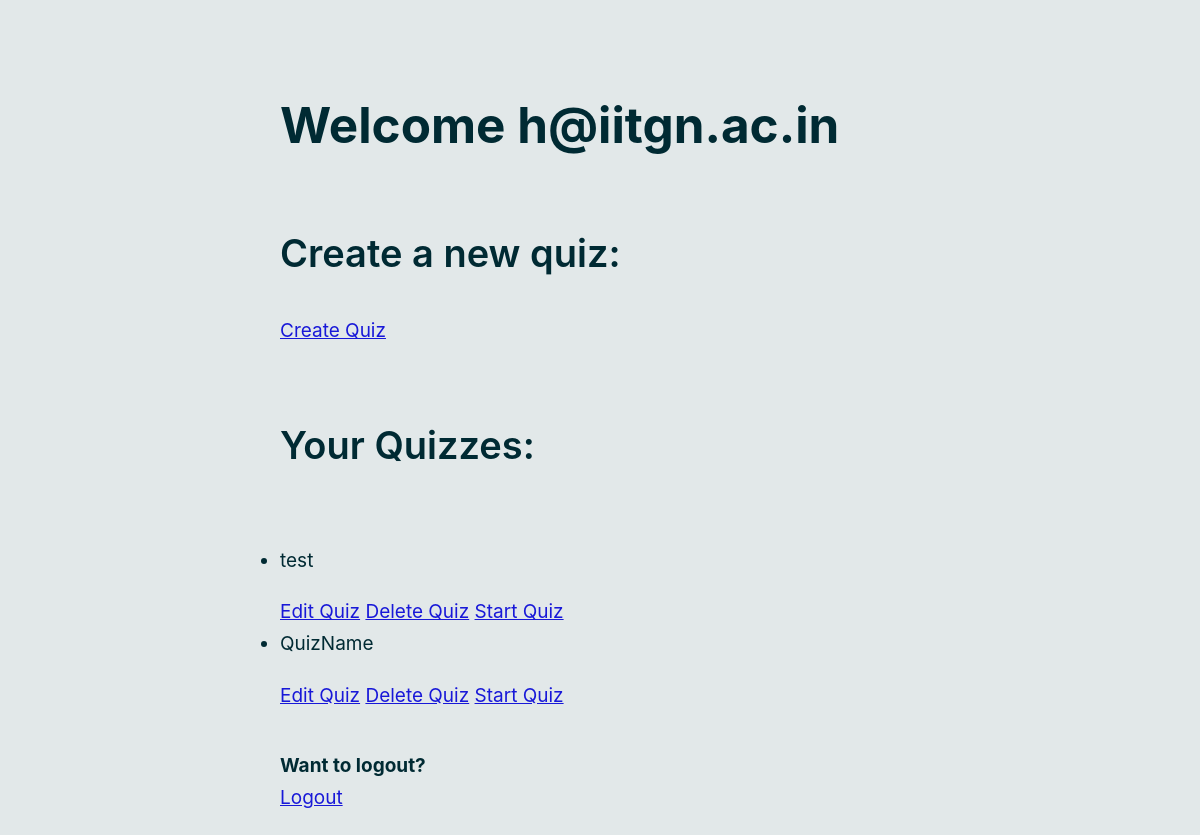
The page /admin_dashboard (signed in) on the database its author committed.
### tables this page shows
CREATE TABLE Admins(
    admin_id INTEGER PRIMARY KEY AUTOINCREMENT,
    username TEXT UNIQUE NOT NULL,
    email_id UNIQUE NOT NULL,
    password TEXT NOT NULL
);

CREATE TABLE Quizzes(
    quiz_id INTEGER PRIMARY KEY NOT NULL,
    quiz_name TEXT NOT NULL,
    admin_id INTEGER,
    start_time TIMESTAMP,
    appr_num INTEGER,
    FOREIGN KEY (admin_id) REFERENCES Admins (admin_id) ON DELETE CASCADE
);

### quiz_app/interface.py (the view)
@bp.route('/admin_dashboard', methods=('GET', 'POST'))
@admin_login_required
def admin_dashboard():
    Quizzes = get_db().execute(
        'SELECT * FROM Quizzes WHERE admin_id = ?', (g.admin['admin_id'],)
    ).fetchall()
    return render_template('admin_dashboard.html', Quizzes=Quizzes)

### quiz_app/auth.py (called while the page is built)
@bp.before_app_request
def load_logged_in_user():
    user_id = session.get('user_id')
    admin_id = session.get('admin_id')
    if admin_id is None:
        g.admin = None
    else:
        g.admin = get_db().execute(
            'SELECT * FROM Admins WHERE admin_id = ?', (admin_id,)
        ).fetchone()
    if user_id is None:
        g.user = None
    else:
        g.user = get_db().execute(
            'SELECT * FROM Users WHERE id = ?', (user_id,)
        ).fetchone()

def admin_login_required(view):
    @functools.wraps(view)
    def wrapped_view(**kwargs):
        if g.admin is None:
            return redirect(url_for('auth.login_admin'))
        return view(**kwargs)
    return wrapped_view

### quiz_app/db.py (called while the page is built)
def get_db():
    if 'db' not in g:
        g.db = sqlite3.connect(
            current_app.config['DATABASE'],
            detect_types=sqlite3.PARSE_DECLTYPES
        )
        g.db.row_factory = sqlite3.Row
    return g.db

### templates/admin_dashboard.html (shortened to what this page needs)
{% extends 'base.html' %}
    {% block content %}
    <h1>Welcome {{g.admin['username']}}</h1>
    <h2>Create a new quiz:</h2>
    <a href="{{url_for('quiz.create')}}" type="button" class="btn btn-outline-success">Create Quiz</a>
    <h2>Your Quizzes:</h2>
    <div class="your_quizzes">
        <ul>
            {% for quiz in Quizzes %}
                {% if quiz['admin_id'] == g.admin['admin_id'] %}
                    <li>{{quiz['quiz_name']}}</li>
                    <a href="{{url_for('quiz.add_questions',quiz_id=quiz['quiz_id'])}}" type="button" class="btn btn-outline-success">Edit Quiz</a>
                    <a href="{{url_for('quiz.delete_quiz',quiz_id=quiz['quiz_id'])}}" type="button" class="btn btn-outline-danger">Delete Quiz</a>
                    <a href="{{url_for('approve.appr_num',quiz_id=quiz['quiz_id'])}}" type="button" class="btn btn-outline-primary">Start Quiz</a>
                {% endif %}
            {% endfor %}
        </ul>
    </div>
    <h4>Want to logout?</h4>
    <a href="{{url_for('auth.logout')}}" type="button" class="btn btn-outline-danger" style="bottom: 20px;">Logout</a>
    {% endblock %}

### rows shown on the page
Admins: admin.username "h@iitgn.ac.in"
Quizzes: quiz_name "test"
Quizzes: quiz_name "QuizName"
